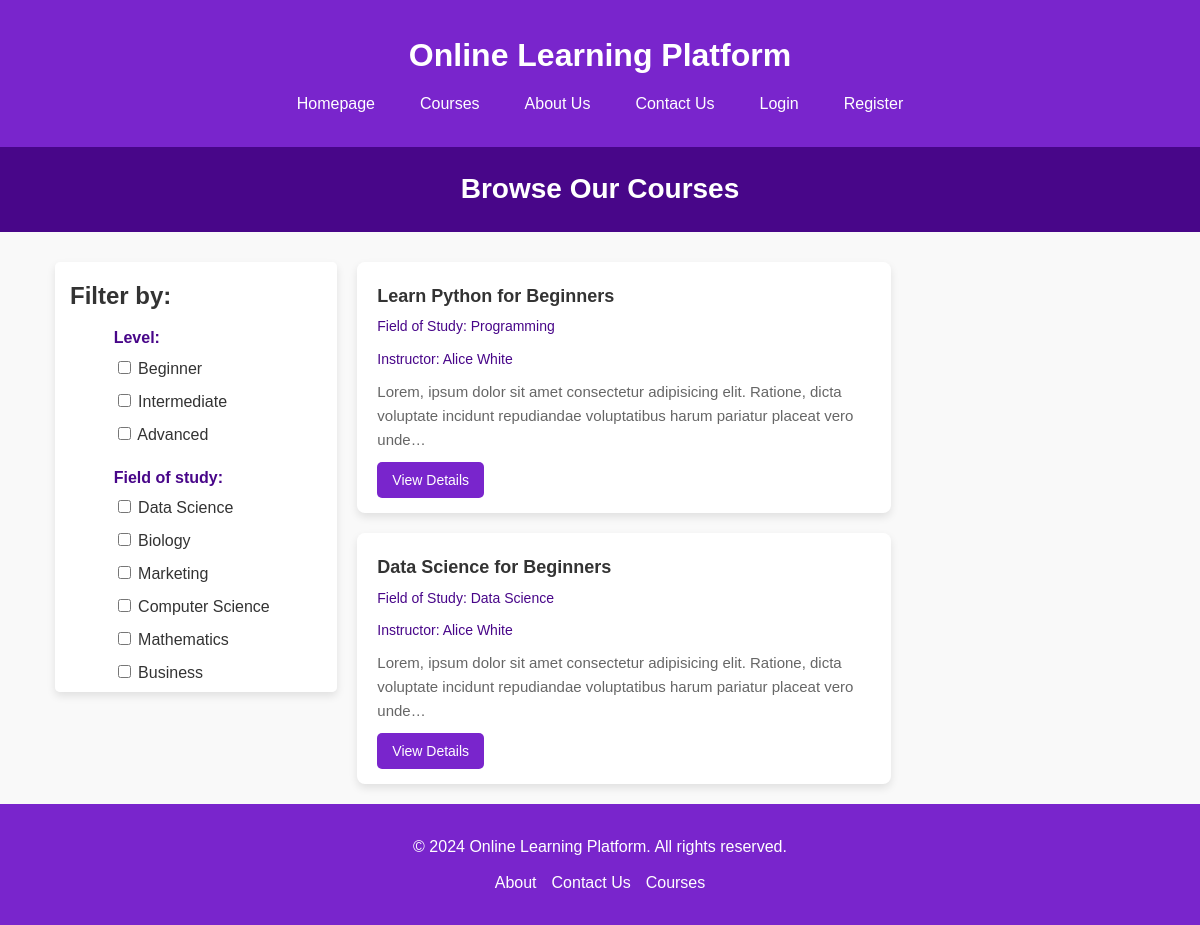
Page /courses/ on the committed database.
### users/models.py (models this page shows, shortened)
class Course(models.Model):
    title = models.CharField(max_length=150)
    description = models.TextField()
    instructor = models.ForeignKey(settings.AUTH_USER_MODEL, on_delete=models.CASCADE, related_name='courses')
    LEVEL_CHOICES = (
        ('beginner', 'Beginner'),
        ('intermediate', 'Intermediate'),
        ('advanced', 'Advanced'),
    )
    level = models.CharField(max_length=20, choices=LEVEL_CHOICES, blank=True, null=True)
    field_of_study = models.ForeignKey(FieldOfStudy, on_delete=models.CASCADE, default=1)
    prerequisites = models.ManyToManyField(Prerequisite)
    created_at = models.DateTimeField(auto_now_add=True)

class FieldOfStudy(models.Model):
    name = models.CharField(max_length=50)
    def __str__(self):
        return self.name
    class Meta:
        verbose_name_plural = "Field of Studies"

class User(AbstractUser):
    def __str__(self):
        return f"{self.first_name} {self.last_name} ({self.username})"

### users/views.py (the view, shortened to what this page needs)
# urls.py: path('courses/', courses, name='courses'),
def courses(request):
    form = CourseFilterForm(request.GET or None)  # Get data from the request
    courses = Course.objects.all()  # Make all courses a default
    return render(request, 'users/courses.html', {'form': form, 'courses': courses})

### users/forms.py
class CourseFilterForm(forms.Form):
    LEVEL_CHOICES = (
        ('beginner', 'Beginner'),
        ('intermediate', 'Intermediate'),
        ('advanced', 'Advanced'),
    )
    level = forms.MultipleChoiceField(
        choices=LEVEL_CHOICES,
        widget=forms.CheckboxSelectMultiple,
        required=False  # Allow no selection
    )
    field_of_study = forms.ModelMultipleChoiceField(
        queryset=FieldOfStudy.objects.all(),
        widget=forms.CheckboxSelectMultiple,
        required=False  # Allow no selection
    )

### users/templates/users/courses.html (shortened to what this page needs)
<!DOCTYPE html>
{% extends 'users/layout.html' %}
{% block body %}
<div class="courses-header">
    <h1 class="header">Browse Our Courses</h1>
</div>
<div class="courses-page">
    <aside class="filter-sidebar">
        <h2>Filter by:</h2>
        <form method="get" id="filter-form">
            {{ form.as_p }}
        </form>
    </aside>
    <section class="courses-list">
        {% for course in courses %}
            <div class="course-card">
                <h3 class="course-title">{{ course.title }}</h3>
                <p class="course-category">Field of Study: {{ course.field_of_study}}
                </p>
                <p class="course-teacher">Instructor: {{ course.instructor.first_name }} {{ course.instructor.last_name }}</p>
                <p class="course-description">{{ course.description|truncatechars:150 }}</p>
                <a class="view-details-btn" href="{% url 'users:course_details' course_id=course.id %}">View Details</a>
            </div>
        {% empty %}
            <li>No courses found.</li>
        {% endfor %}
    </section>
</div>
{% endblock %}

### users/static/styles.css (style rules this page uses)
:root { --primary-violet: #7925cc ; --primary-violet-dark: #480689; --light-violet: #f5ebff; }
body, h1, h2, h3, p, ul, li { margin: 0; padding: 0; list-style: none; }
body { font-family: 'Arial', sans-serif; line-height: 1.6; background-color: #f9f9f9; color: #333; }
h1.header { font-size: 28px; }
h2 { margin-bottom: 20px; }
form { max-width: fit-content; margin: auto; }
form label { display: block; margin-bottom: 5px; }
form input, form textarea { width: 100%; padding: 10px; margin-bottom: 10px; border: 1px solid #ccc; border-radius: 5px; }
input.radio, label.role, #filter-form input { max-width: fit-content; }
.courses-header { text-align: center; margin-bottom: 30px; padding: 20px; background-color: var(--primary-violet-dark); color: white; }
.courses-page { display: flex; margin: 20px; }
.filter-sidebar { width: 23%; max-height: 50vh; overflow-y: auto; padding: 15px; background-color: white; border-radius: 5px; margin: 0 20px 0 35px; box-shadow: 0 4px 8px rgba(0, 0, 0, 0.1); }
.filter-sidebar h2 { margin-bottom: 10px; }
.filter-sidebar p { font-size: 14px; color: var(--primary-violet-dark); margin-bottom: 5px; }
div #id_level { margin-bottom: 15px; }
#filter-form p { font-size: 16px; font-weight: 600; }
.courses-list { width: 75%; display: flex; flex-wrap: wrap; gap: 20px; }
.course-card { background-color: white; border-radius: 8px; padding: 20px; max-width: 60%; box-shadow: 0 4px 8px rgba(0, 0, 0, 0.1); transition: transform 0.3s ease, box-shadow 0.3s ease; }
.course-title { font-size: 18px; margin-bottom: 5px; }
.course-category, .course-teacher { font-size: 14px; color: var(--primary-violet-dark); margin-bottom: 10px; }
.course-description { font-size: 15px; color: #666; margin-bottom: 15px; }
.view-details-btn { background-color: var(--primary-violet); text-decoration: none; color: white; border: none; padding: 10px 15px; border-radius: 5px; cursor: pointer; font-size: 14px; }

### rows in the picture
Course: title "Learn Python for Beginners", field_of_study "Programming", instructor.first_name "Alice", instructor.last_name "White", description "Lorem, ipsum dolor sit amet consectetur adipisicing elit. Ratione, dicta voluptate incidunt repudiandae voluptatibus harum pariatur placeat vero unde…"
Course: title "Data Science for Beginners", field_of_study "Data Science", instructor.first_name "Alice", instructor.last_name "White", description "Lorem, ipsum dolor sit amet consectetur adipisicing elit. Ratione, dicta voluptate incidunt repudiandae voluptatibus harum pariatur placeat vero unde…"
